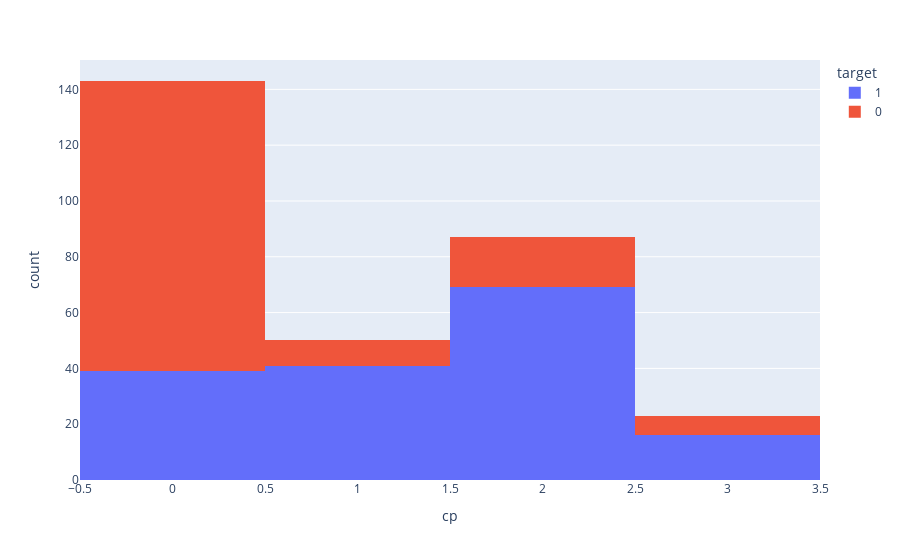

Notebook code cell kept with this figure:
### Code cell
fig = px.histogram(df, x='cp',color='target')
fig.show()

### Figure 1 — Plotly figure (JSON) as saved in the notebook; plotly's stock layout.template omitted (floating-point values rounded to 4 significant figures; data arrays with more than 128 entries replaced by an {"elided": "..."} marker saying what was removed)
{"data": [{"alignmentgroup": "True", "bingroup": "x", "hovertemplate": "target=1<br>cp=%{x}<br>count=%{y}<extra></extra>", "legendgroup": "1", "marker": {"color": "#636efa"}, "name": "1", "offsetgroup": "1", "orientation": "v", "showlegend": true, "type": "histogram", "x": {"elided": "165 int values"}, "xaxis": "x", "yaxis": "y"}, {"alignmentgroup": "True", "bingroup": "x", "hovertemplate": "target=0<br>cp=%{x}<br>count=%{y}<extra></extra>", "legendgroup": "0", "marker": {"color": "#EF553B"}, "name": "0", "offsetgroup": "0", "orientation": "v", "showlegend": true, "type": "histogram", "x": {"elided": "138 int values"}, "xaxis": "x", "yaxis": "y"}], "layout": {"barmode": "relative", "legend": {"title": {"text": "target"}, "tracegroupgap": 0}, "margin": {"t": 60}, "xaxis": {"anchor": "y", "domain": [0, 1], "title": {"text": "cp"}}, "yaxis": {"anchor": "x", "domain": [0, 1], "title": {"text": "count"}}}}
